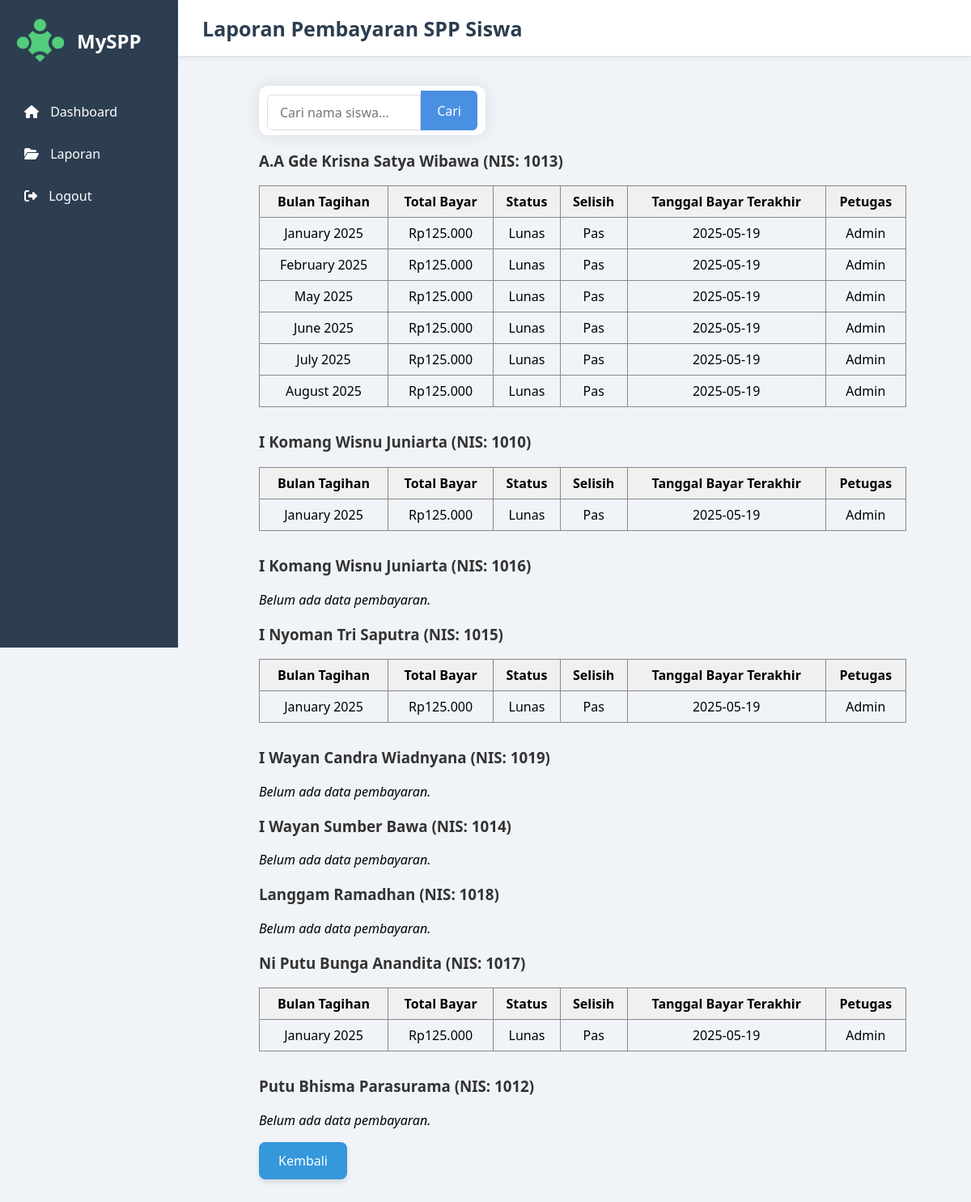
Screenshot of /laporan_siswa.php (signed in) with the database file from the repository.
### tables this page shows
CREATE TABLE `siswa` (
  `nis` int(11) NOT NULL,
  `user_id` int(11) DEFAULT NULL,
  `nama` varchar(100) NOT NULL,
  `kelas` varchar(10) NOT NULL,
  `alamat` text NOT NULL,
  `created_at` timestamp NOT NULL DEFAULT CURRENT_TIMESTAMP,
  `updated_at` timestamp NULL DEFAULT NULL,
  `deleted_at` timestamp NULL DEFAULT NULL
);

CREATE TABLE `pembayaran` (
  `id` int(11) NOT NULL,
  `siswa_id` int(11) NOT NULL,
  `user_id` int(11) NOT NULL,
  `nominal` int(11) NOT NULL,
  `status` int(11) NOT NULL DEFAULT '0',
  `tanggal_pembayaran` date NOT NULL,
  `bulan_tagihan` date NOT NULL,
  `created_at` timestamp NOT NULL,
  `updated_at` timestamp NULL DEFAULT NULL,
  `deleted_at` timestamp NULL DEFAULT NULL,
  `selisih` int(11) NOT NULL
);

### laporan_siswa.php (the view, shortened to what this page needs)
<?php
include 'config.php';
$user_id = $_SESSION['user_id'];
$role = $_SESSION['role'];
?>
<!DOCTYPE html>
<html>
<head>
    <link rel="stylesheet" href="style.css">
    <link rel="stylesheet" href="https://cdnjs.cloudflare.com/ajax/libs/font-awesome/6.5.0/css/all.min.css">
</head>
<body>
<div class="sidebar">
    <nav style="display: flex; align-items: center; padding: 10px 20px; background-color: #2c3e50;">
    <img src="aset/logo.png" alt="Logo" style="height: 60px; margin-right: 15px;">
    <h2 style="color: white; margin: 0;">MySPP</h2>
</nav>
<br>
    <a href="dashboard_siswa.php"><i class="fas fa-home"></i> Dashboard</a>
    <a href="laporan_siswa.php"><i class="fas fa-folder-open"></i> Laporan</a>
    <a href="logout.php"><i class="fas fa-sign-out-alt"></i> Logout</a>
</div>
<div class="navbar-dashboard">
    <h1>Laporan Pembayaran SPP Siswa</h1>
</div>
<div class="mainnn">
<?php
if ($role === 'siswa') {
    $sql = "SELECT * FROM siswa WHERE user_id = ?";
    $stmt = $conn->prepare($sql);
    $stmt->bind_param("i", $user_id);
    $stmt->execute();
    $result = $stmt->get_result();
    $siswa = $result->fetch_assoc();
    if ($siswa) {
        $nis = $siswa['nis'];
        echo "<h3>" . htmlspecialchars($siswa['nama']) . " (NIS: {$nis})</h3>";
        $sql = "SELECT p.*, u.username AS petugas
                FROM pembayaran p
                JOIN users u ON p.user_id = u.id
                WHERE p.siswa_id = ? AND (p.deleted_at IS NULL OR p.deleted_at = '')
                ORDER BY p.tanggal_pembayaran DESC";
        $stmt = $conn->prepare($sql);
        $stmt->bind_param("i", $nis);
        $stmt->execute();
        $result = $stmt->get_result();
        include 'tabel_pembayaran.php';
    } else {
        echo "<p style='color:red;'>Data siswa tidak ditemukan untuk akun ini.</p>";
    }
} elseif ($role === 'admin') {
    echo '<form action="laporan.php" method="GET" class="search-form" style="margin: 10px 0;">
            <input type="text" name="cari" placeholder="Cari nama siswa..." value="' . htmlspecialchars($_GET['cari'] ?? '') . '">
            <button type="submit">Cari</button>
          </form>';
    $cari = $_GET['cari'] ?? '';
    if (!empty($cari)) {
        $stmt = $conn->prepare("SELECT nis, nama FROM siswa WHERE deleted_at IS NULL AND nama LIKE ? ORDER BY nama ASC");
        $like = "%$cari%";
        $stmt->bind_param("s", $like);
        $stmt->execute();
        $siswa_result = $stmt->get_result();
    } else {
        $siswa_result = $conn->query("SELECT nis, nama FROM siswa WHERE deleted_at IS NULL ORDER BY nama ASC");
    }
    if ($siswa_result->num_rows > 0) {
        while ($siswa = $siswa_result->fetch_assoc()) {
            $nis = $siswa['nis'];
            echo "<h3>" . htmlspecialchars($siswa['nama']) . " (NIS: {$nis})</h3>";
            $sql = "SELECT p.*, u.username AS petugas
                    FROM pembayaran p
                    JOIN users u ON p.user_id = u.id
                    WHERE p.siswa_id = ? AND (p.deleted_at IS NULL OR p.deleted_at = '')
                    ORDER BY p.tanggal_pembayaran DESC";
            $stmt = $conn->prepare($sql);
            $stmt->bind_param("i", $nis);
            $stmt->execute();
            $result = $stmt->get_result();
            include 'tabel_pembayaran.php';
        }
    } else {
        echo "<p>Tidak ada siswa ditemukan.</p>";
    }
}
?>
 <button class="button" type="button" onclick="window.location.href='dashboard_siswa.php'">Kembali</button>
</div>
</body>
</html>

### tabel_pembayaran.php
<?php
if ($result->num_rows > 0):
    $jumlahTagihanPerBulan = 125000;
    $dataPembayaran = [];
    while ($row = $result->fetch_assoc()) {
        $bulan = $row['bulan_tagihan'];
        if (!isset($dataPembayaran[$bulan])) {
            $dataPembayaran[$bulan] = [
                'total_bayar' => 0,
                'detail' => [],
                'tanggal' => $row['tanggal_pembayaran'],
                'petugas' => $row['petugas']
            ];
        }
        $dataPembayaran[$bulan]['total_bayar'] += $row['nominal'];
        $dataPembayaran[$bulan]['detail'][] = $row;
    }
    ksort($dataPembayaran);
    $total_bayar_kumulatif = 0;
    $bulan_ke = 0;
?>
<table border="1" cellpadding="8" cellspacing="0">
    <tr>
        <th>Bulan Tagihan</th>
        <th>Total Bayar</th>
        <th>Status</th>
        <th>Selisih</th>
        <th>Tanggal Bayar Terakhir</th>
        <th>Petugas</th>
    </tr>
    <?php foreach ($dataPembayaran as $bulan => $info):
        $bulan_ke++;
        $total_tagihan_kumulatif = $bulan_ke * $jumlahTagihanPerBulan;
        $total_bayar_kumulatif += $info['total_bayar'];
        $selisih = $total_bayar_kumulatif - $total_tagihan_kumulatif;
        $status = ($total_bayar_kumulatif >= $total_tagihan_kumulatif) ? 'Lunas' : 'Belum Lunas';
    ?>
    <tr>
        <td><?= date('F Y', strtotime($bulan)) ?></td>
        <td>Rp<?= number_format($info['total_bayar'], 0, ',', '.') ?></td>
        <td><?= $status ?></td>
        <td>
            <?php
            if ($selisih > 0) {
                echo 'Lebih Rp' . number_format($selisih, 0, ',', '.');
            } elseif ($selisih < 0) {
                echo 'Kurang Rp' . number_format(abs($selisih), 0, ',', '.');
            } else {
                echo 'Pas';
            }
            ?>
        </td>
        <td><?= htmlspecialchars($info['tanggal']) ?></td>
        <td><?= htmlspecialchars($info['petugas']) ?></td>
    </tr>
    <?php endforeach; ?>
</table>
<?php else: ?>
    <p><em>Belum ada data pembayaran.</em></p>
<?php endif; ?>

### style.css (style rules this page uses)
* { box-sizing: border-box; font-family: 'Segoe UI', sans-serif; }
body { margin: 0; background-color: #f0f4f8 ; }
.sidebar { position: fixed; top: 0; width: 220px; height: 100dvh; background-color: #2d3e50; color: white; padding-top: 10px; }
.sidebar a { display: block; color: white; text-decoration: none; padding: 15px 30px; transition: 0.3s; }
.sidebar i { margin-right: 10px; }
.navbar-dashboard { position: fixed; top: 0; left: 220px; right: 0; height: 70px; background-color: #ffffff; border-bottom: 1px solid #e0e0e0; display: flex; align-items: center; justify-content: space-between; padding: 0 30px; box-shadow: 0 2px 6px rgba(0, 0, 0, 0.05); z-index: 9999; }
.navbar-dashboard h1 { font-size: 25px; color: #2c3e50; margin: 0; font-weight: 600; }
form.search-form { display: flex; max-width: 280px; width: 100%; padding: 6px 10px; margin-top: 1.3rem; }
form.search-form input[type="text"] { flex: 1; padding: 10px 15px; border: 1px solid #ddd; border-radius: 6px 0 0 6px; font-size: 16px; transition: border-color 0.3s ease; }
form.search-form button { background-color: #4a90e2; color: white; border: none; padding: 0 20px; font-size: 16px; cursor: pointer; border-radius: 0 6px 6px 0; transition: background-color 0.3s ease; }
.mainnn { padding: 6rem 5rem 5rem 20rem; }
table { border-collapse: collapse; width: 100%; margin-bottom: 30px; }
th, td { border: 1px solid #333; padding: 8px; text-align: left; }
form { max-width: 500px; margin-bottom: 20px; }
input, textarea { width: 100%; padding: 8px; margin-top: 5px; box-sizing: border-box; }
h2, h3 { color: #333; }
table { border-collapse: collapse; width: 800px; margin-bottom: 30px; }
table, th, td { border: 1px solid #888; padding: 8px; text-align: center; }
th { background-color: #f0f0f0; }
input[type="text"], input[type="password"], textarea { width: 100%; padding: 8px; border: 1px solid #ddd; border-radius: 4px; box-sizing: border-box; }
form { width: 500px; max-width: 600px; background: white; padding: 50px; border-radius: 12px; box-shadow: 0 0 20px rgba(0,0,0,0.1); }
.navbar-dashboard { z-index: 100; position: fixed; width: calc(100% - 220px); }

### rows the page displays
siswa: nama "A.A Gde Krisna Satya Wibawa", nis "1013", bulan "January 2025", total_bayar "125.000", status "Lunas", tanggal "2025-05-19", petugas "Admin", bulan "February 2025", bulan "May 2025", bulan "June 2025", bulan "July 2025", pembayaran.bulan_tagihan "August 2025"
siswa: nama "I Komang Wisnu Juniarta", nis "1010", pembayaran.bulan_tagihan "January 2025", total_bayar "125.000", status "Lunas", tanggal "2025-05-19", petugas "Admin"
siswa: nama "I Komang Wisnu Juniarta", nis "1016", shows "Belum ada data pembayaran."
siswa: nama "I Nyoman Tri Saputra", nis "1015", pembayaran.bulan_tagihan "January 2025", total_bayar "125.000", status "Lunas", tanggal "2025-05-19", petugas "Admin"
siswa: nama "I Wayan Candra Wiadnyana", nis "1019", shows "Belum ada data pembayaran."
siswa: nama "I Wayan Sumber Bawa", nis "1014", shows "Belum ada data pembayaran."
siswa: nama "Langgam Ramadhan", nis "1018", shows "Belum ada data pembayaran."
siswa: nama "Ni Putu Bunga Anandita", nis "1017", pembayaran.bulan_tagihan "January 2025", total_bayar "125.000", status "Lunas", tanggal "2025-05-19", petugas "Admin"
siswa: nama "Putu Bhisma Parasurama", nis "1012", shows "Belum ada data pembayaran."
